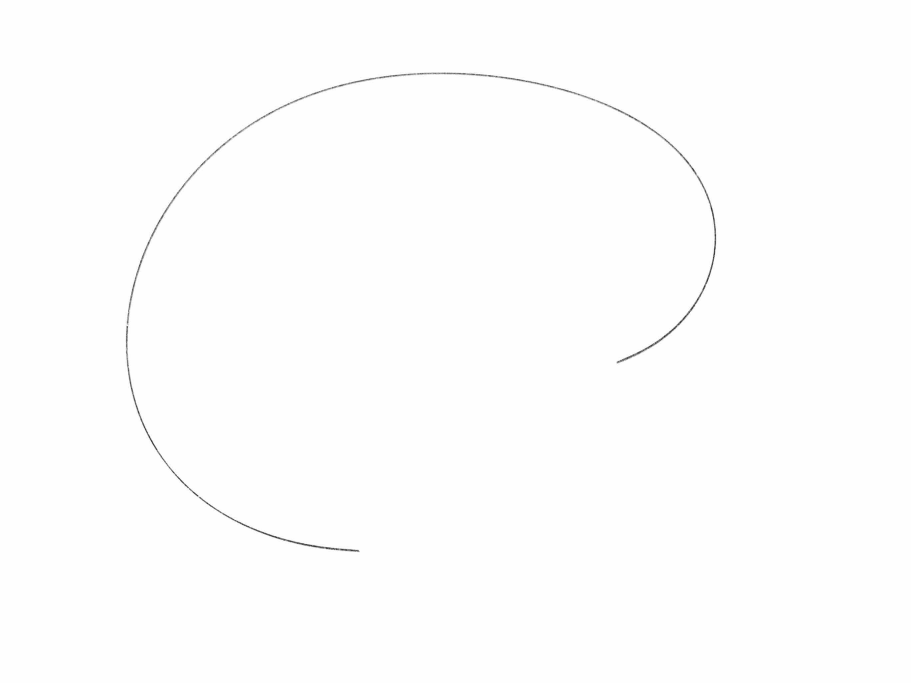
#> input picture Innovative_ThinkingPractice/创新思维与实践/images/line.jpg, 2732 x 2048 px, found by its file name (shown at 1/3 size)
$ python line_segment.py
#> lines starting #> are read from the running program, lines starting #| are printed output that depends on the picture; after the words box and inside, x2 and y2 are one past the last pixel; in counts of white or black regions, pixels touching at a corner belong together
import cv2
import numpy as np
from typing import List, Tuple
from .vision_utils import *
from collections import deque
from typing import List, Tuple, Dict


import cv2
import numpy as np

class image:
    def __init__(self, img_path: str = "images/line.jpg") -> None:
        self.image_path = img_path


    def run(self) -> None:
        self.read_image()
        self.filled_curve = self.fill_closed_curves()
        self.skeleton = self.get_skeleton()
        self.skeleton_endpoints = self.skeleton_endpoints()
        print(f"Debug: {self.skeleton_endpoints}")
        self.path = self.bfs(tuple(self.skeleton_endpoints[0]), tuple(self.skeleton_endpoints[1]))
        self.targets = self.get_path_derivative()


    def read_image(self) -> None:
        temp = cv2.imread(self.image_path)
#> temp is the input picture: shape (2048, 2732, 3); min 1, max 255, mean 253.5
        temp = cv2.resize(temp, (640, 480))
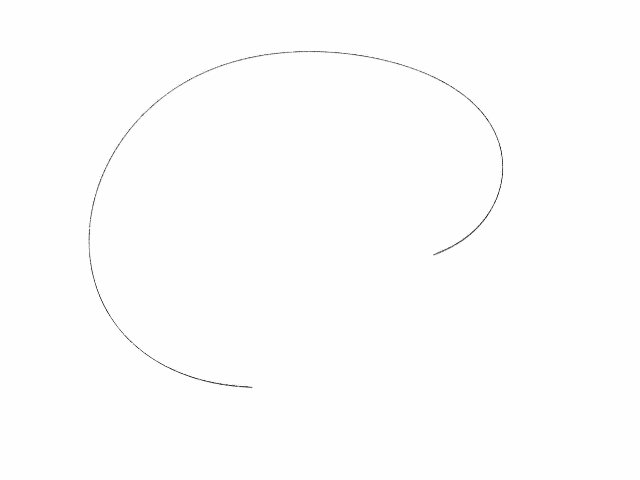
#> temp: shape (480, 640, 3); min 23, max 255, mean 253.5
        temp = cv2.GaussianBlur(temp, (5, 5), 0)
        self.image = temp
        self.gray = cv2.cvtColor(self.image, cv2.COLOR_BGR2GRAY)
        self.edges = cv2.Canny(self.gray, 50, 100, apertureSize=3)
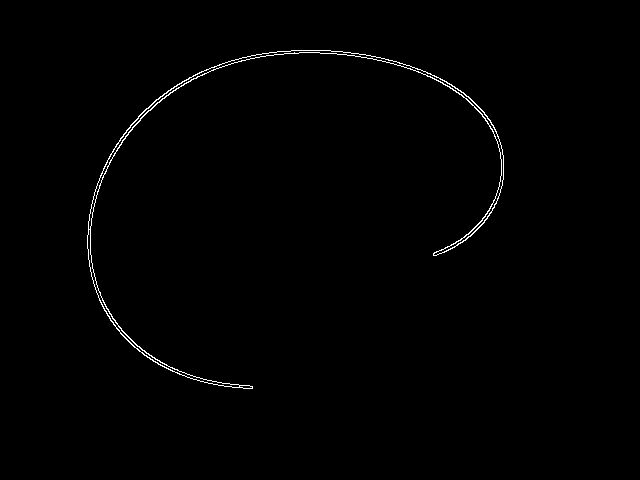
#> self.edges: shape (480, 640); 0.7% white in thin lines or dots, all inside (x1, y1, x2, y2) = (87, 50, 504, 389)


    def fill_closed_curves(self) -> np.ndarray:
        # 形态学膨胀操作来闭合曲线
        kernel = np.ones((3, 3), np.uint8)
        dilated_edges = cv2.dilate(self.edges, kernel, iterations=1)
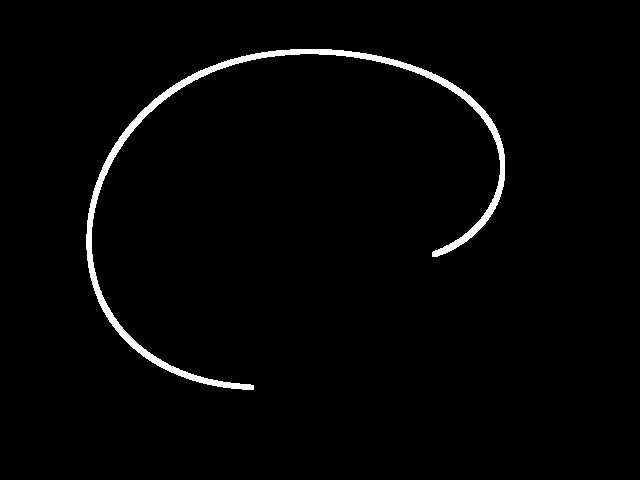
#> dilated_edges: shape (480, 640); 1.9% white; 1 white region

        # 寻找轮廓并填充
        contours, _ = cv2.findContours(dilated_edges, cv2.RETR_EXTERNAL, cv2.CHAIN_APPROX_SIMPLE)
#> contours = 1 contour; box (x1, y1, x2, y2) and area: (86, 49, 505, 390) 5136
        filled_image = np.zeros_like(self.edges)
        cv2.drawContours(filled_image, contours, -1, 255, thickness=cv2.FILLED)

        return filled_image


    def get_skeleton(self) -> np.ndarray:
        # 填充闭合曲线得到二值图像
        filled_edges = self.filled_curve

        # 结构元素
        kernel = cv2.getStructuringElement(cv2.MORPH_CROSS, (3, 3))

        # 细化操作，直到图像不再变化
        thin = filled_edges.copy()
        prev_thin = thin.copy()
        while True:
            cv2.morphologyEx(thin, cv2.MORPH_OPEN, kernel, iterations=2)
            skeleton = cv2.ximgproc.thinning(thin)
            if (prev_thin == skeleton).all():
                break
            prev_thin = skeleton.copy()
#> this loop made 2 passes
#> pass 1, in get_skeleton, `skeleton = cv2.ximgproc.thinning(thin)`:
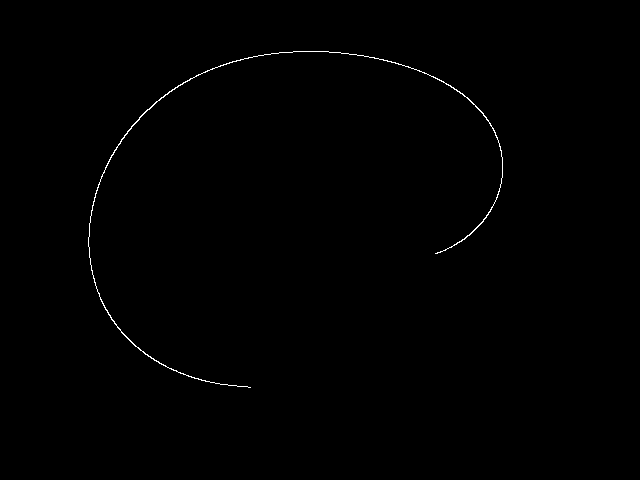
#> skeleton: shape (480, 640); 0.36% white in thin lines or dots, all inside (x1, y1, x2, y2) = (88, 51, 503, 388)

        return skeleton


    def skeleton_endpoints(self) -> np.ndarray:
        skel = self.skeleton.copy()
        skel[skel!=0] = 1
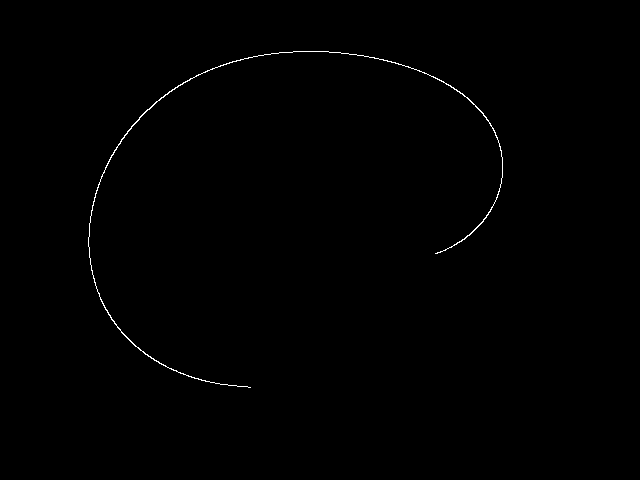
#> skel: shape (480, 640); values 0 (black) and 1 (white), 0.36% white in thin lines or dots, all inside (x1, y1, x2, y2) = (88, 51, 503, 388)
        skel = np.uint8(skel)

        # Apply the convolution.
        kernel = np.uint8([[1,  1, 1],
                        [1, 10, 1],
                        [1,  1, 1]])
        src_depth = -1
        filtered = cv2.filter2D(skel,src_depth,kernel)

        # Look through to find the value of 11.
        # This returns a mask of the endpoints, but if you
        # just want the coordinates, you could simply
        # return np.where(filtered==11)
        out = np.zeros_like(skel)
        out[np.where(filtered==11)] = 1
        out = np.argwhere(out > 0)
        return out


    def bfs(self, start: tuple, end: tuple) -> list:
        """
        Perform breadth-first search (BFS) algorithm to find the shortest path from the start point to the end point in a skeleton.
        Parameters:
        - start (tuple): The starting point coordinates (x, y) in the skeleton.
        - end (tuple): The ending point coordinates (x, y) in the skeleton.
        Returns:
        - list: The shortest path from the start point to the end point as a list of coordinates [(x1, y1), (x2, y2), ...].
            If no path is found, an empty list is returned.
        """
#> called with start = (253, 435), end = (387, 250)
        skeleton = self.skeleton.copy()
        # 定义 8 邻域
        directions = [(-1, 0), (1, 0), (0, -1), (0, 1), (-1, -1), (-1, 1), (1, -1), (1, 1)]

        # 队列初始化，存储当前位置和路径
        queue = deque([(start, [start])])

        # 访问过的节点
        visited = np.zeros(skeleton.shape, dtype=np.uint8)
        visited[start] = 1

        while queue:
            (x, y), path = queue.popleft()

            # 如果找到目标端点，返回路径
            if (x, y) == end:
                return path

            # 遍历 8 邻域
            for dx, dy in directions:
                nx, ny = x + dx, y + dy
                # 确保新位置在图像范围内并且是骨架的一部分且未访问
                if 0 <= nx < skeleton.shape[0] and 0 <= ny < skeleton.shape[1] and skeleton[nx, ny] == 255 and not visited[nx, ny]:
                    visited[nx, ny] = 1
                    queue.append(((nx, ny), path + [(nx, ny)]))  # 将路径延展

        # 如果无法到达，返回空路径
        return []


    def get_path_derivative(self, step: int = 10) -> Dict[Tuple[int, int], float]:
        """
        Calculate the derivative of a path represented as a list of coordinates [(x1, y1), (x2, y2), ...].

        Parameters:
        - path (list): The input path as a list of coordinates [(x1, y1), (x2, y2), ...].
        - step (int): The step size for calculating the derivative (default: 10).

        Returns:
        - dict: A dictionary where the keys are points from the path and the values are the calculated derivatives.
        """
#> called with step = 10
        path = self.path.copy()
        # 提前检查路径点的数量是否足够进行拟合

        if 2 * len(path) < 3:
            raise ValueError("The path is too short for quadratic fitting (requires at least 3 points).")

        derivatives = {}

        for i in range(step, len(path), step):
            # 处理边界问题，确保不会超出路径范围
            start_idx = max(0, i - step)
            end_idx = min(len(path), i + step)

            # 提取邻近点
            x = np.array([p[0] for p in path[start_idx:end_idx]])
            y = np.array([p[1] for p in path[start_idx:end_idx]])

            # 使用二次多项式拟合
            z = np.polyfit(x, y, 2)  # z[1] 是一次项的系数，即斜率

            # 对拟合的多项式求导：f'(x) = 2 * z[0] * x + z[1]
            current_x = path[i][0]
            slope = 2 * z[0] * current_x + z[1]

            # 存储当前点的斜率
            derivatives[path[i]] = slope

        return derivatives


    def draw_points(self, points: Dict[tuple[int, int], float]) -> None:
        """
        Draw points on the image.

        Parameters:
        - points (dict): A dictionary where the key is a tuple (x, y)
        representing the coordinates, and the value is a float k representing
        the derivative at that point.
        """
        image = self.image.copy()  # Copy the image to avoid modifying the original
        for (x, y), k in points.items():  # Iterate through both keys (coordinates) and values (derivative)
            # Draw a circle at the (x, y) position
            cv2.circle(image, (y, x), 5, (0, 0, 255), -1)  # (y, x) because OpenCV uses (col, row) order
            # Display the coordinate and value as text next to the point
            cv2.putText(image, f'({x}, {y}): {k:.2f}', (y + 10, x + 10), cv2.FONT_HERSHEY_SIMPLEX, 0.5, (0, 0, 255), 1)
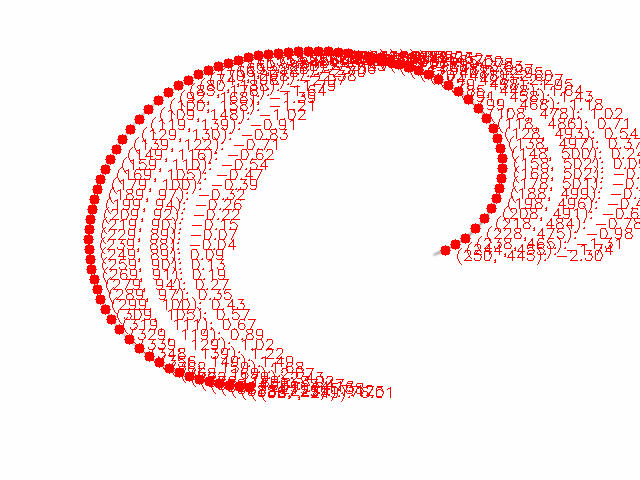
#> image: shape (480, 640, 3); mean B, G, R 233.6, 233.6, 254

        # Show the image with points and text
        cv2.imshow('image', image)
        cv2.waitKey(0)  # Wait for a key press
        cv2.destroyAllWindows()  # Close the image window when done


if __name__ == '__main__':
    img = image('images/line.jpg')
    img.run()
    img.draw_points(img.targets)
    print(f'Debug: Targets: {img.targets}')
